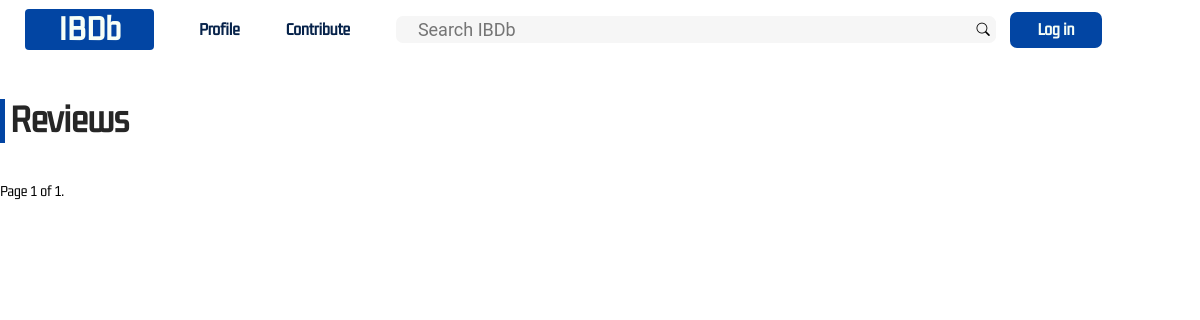
The app's page /book/show/reviews/2/?page=1, older data.
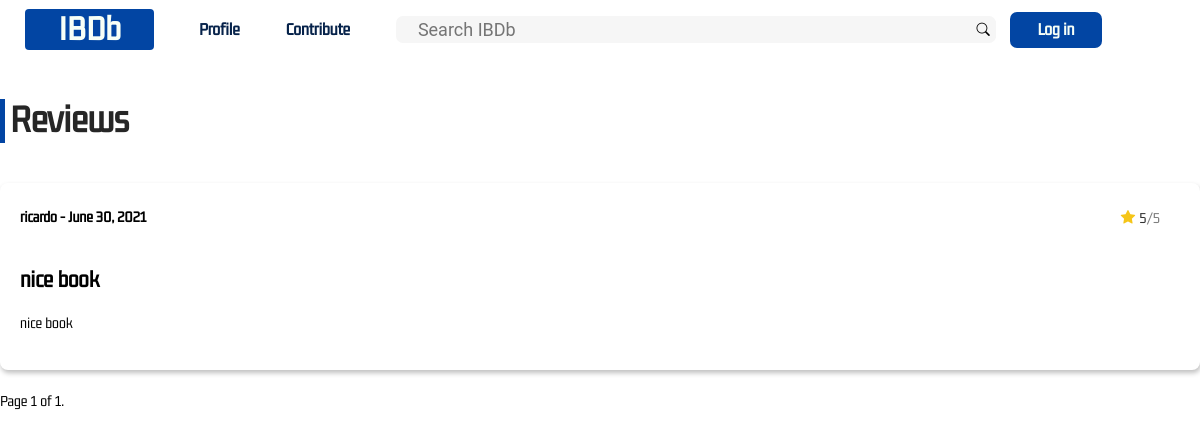
The same page, newer data.
### books/models.py (models this page shows)
class Review(models.Model):
	user = models.ForeignKey(User, on_delete=models.CASCADE)
	book = models.ForeignKey(Book, on_delete=models.CASCADE)
	title = models.CharField(max_length=175)
	text = models.CharField(max_length=1024)
	date = models.DateField(auto_now=True)
	score = models.IntegerField(default=0,
		validators = [
				MaxValueValidator(5),
				MinValueValidator(0)
			]
		)

class User(AbstractUser):
	contributions = models.IntegerField(default=0)
	read = models.ManyToManyField(Book, related_name="books_already_read")
	reading = models.ManyToManyField(Book, related_name="books_currently_reading")
	want_to_read = models.ManyToManyField(Book, related_name="books_to_read")

### books/views.py (the view)
# urls.py: path(r'book/show/reviews/<str:book_id>/', views.show_reviews, name="book_reviews")
def show_reviews(request, book_id):
	book = get_object_or_404(Book, id=book_id)
	reviews = Review.objects.filter(book=book)
	page_number = request.GET.get("page")
	paginator = Paginator(reviews, 10)
	page_obj = paginator.get_page(page_number)
	return render(request, "books/book_reviews.html", {
		"page_obj": page_obj,
		"book_id": book.id
		})

### books/templates/books/book_reviews.html (shortened to what this page needs)
{% extends 'books/layout.html' %}
{% load static %}
{% block css %}<link rel="stylesheet" href="{% static 'css/book.css' %}">{% endblock %}
{% block body %}
<div class="book-reviews">
	<h3>Reviews</h3>
	{% for review in page_obj %}
		<div class="review">
			<div class="review-top">
				<h4>{{ review.user.username }} - {{ review.date }}</h4>
				<span class="review-rating"><i class="bi bi-star-fill"></i> {{ review.score }}<span class="max-rating">/5</span></span>
			</div>
			<h2>{{ review.title }}</h2>
			<p>{{ review.text }}</p>
		</div>
	{% endfor %}
</div>
<div class="pagination">
    <span class="step-links">
        <span class="current">
            Page {{ page_obj.number }} of {{ page_obj.paginator.num_pages }}.
        </span>
    </span>
</div>
{% endblock %}

Row changes from the older to the newer data that the page shows:
added Review: user.username "ricardo", date "June 30, 2021", score "5", title "nice book", text "nice book"
